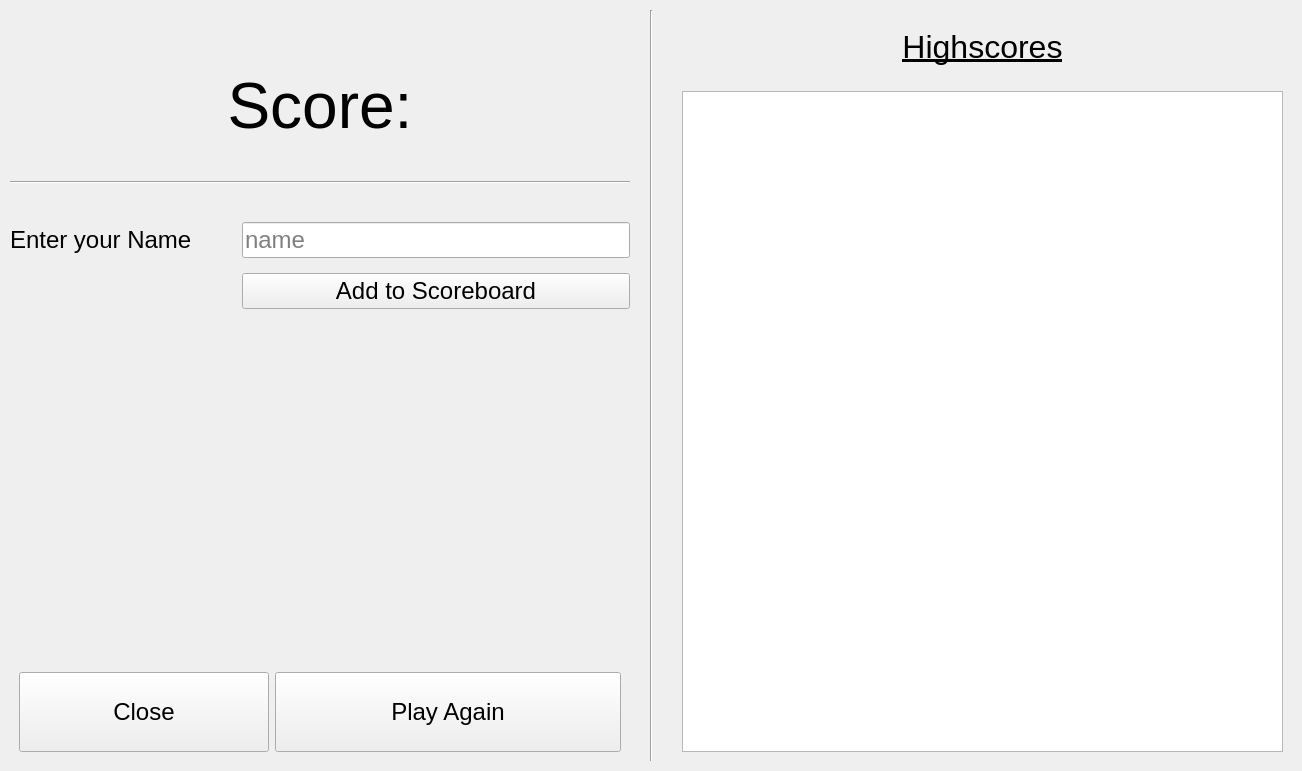
<?xml version="1.0" encoding="UTF-8"?>
<ui version="4.0">
 <class>GameOverWidget</class>
 <widget class="QWidget" name="GameOverWidget">
  <property name="geometry">
   <rect>
    <x>0</x>
    <y>0</y>
    <width>1302</width>
    <height>771</height>
   </rect>
  </property>
  <property name="windowTitle">
   <string>MenuWidget</string>
  </property>
  <layout class="QHBoxLayout" name="horizontalLayout_2">
   <property name="spacing">
    <number>20</number>
   </property>
   <property name="leftMargin">
    <number>10</number>
   </property>
   <property name="topMargin">
    <number>10</number>
   </property>
   <property name="rightMargin">
    <number>10</number>
   </property>
   <property name="bottomMargin">
    <number>10</number>
   </property>
   <item>
    <widget class="QWidget" name="widget_2" native="true">
     <property name="font">
      <font>
       <pointsize>18</pointsize>
      </font>
     </property>
     <layout class="QVBoxLayout" name="verticalLayout_2">
      <property name="spacing">
       <number>20</number>
      </property>
      <property name="leftMargin">
       <number>0</number>
      </property>
      <property name="topMargin">
       <number>0</number>
      </property>
      <property name="rightMargin">
       <number>0</number>
      </property>
      <property name="bottomMargin">
       <number>0</number>
      </property>
      <item>
       <spacer name="verticalSpacer">
        <property name="orientation">
         <enum>Qt::Vertical</enum>
        </property>
        <property name="sizeType">
         <enum>QSizePolicy::Fixed</enum>
        </property>
        <property name="sizeHint" stdset="0">
         <size>
          <width>20</width>
          <height>60</height>
         </size>
        </property>
       </spacer>
      </item>
      <item>
       <widget class="QLabel" name="scoreLabel">
        <property name="font">
         <font>
          <pointsize>48</pointsize>
          <italic>false</italic>
          <underline>false</underline>
         </font>
        </property>
        <property name="text">
         <string>Score:</string>
        </property>
        <property name="alignment">
         <set>Qt::AlignCenter</set>
        </property>
       </widget>
      </item>
      <item>
       <widget class="Line" name="line_2">
        <property name="sizePolicy">
         <sizepolicy hsizetype="Minimum" vsizetype="Expanding">
          <horstretch>0</horstretch>
          <verstretch>0</verstretch>
         </sizepolicy>
        </property>
        <property name="maximumSize">
         <size>
          <width>16777215</width>
          <height>40</height>
         </size>
        </property>
        <property name="baseSize">
         <size>
          <width>0</width>
          <height>0</height>
         </size>
        </property>
        <property name="orientation">
         <enum>Qt::Horizontal</enum>
        </property>
       </widget>
      </item>
      <item>
       <layout class="QFormLayout" name="formLayout">
        <property name="horizontalSpacing">
         <number>50</number>
        </property>
        <property name="verticalSpacing">
         <number>15</number>
        </property>
        <item row="0" column="0">
         <widget class="QLabel" name="nameLabel">
          <property name="text">
           <string>Enter your Name</string>
          </property>
         </widget>
        </item>
        <item row="1" column="1">
         <widget class="QPushButton" name="nameButton">
          <property name="maximumSize">
           <size>
            <width>16777215</width>
            <height>16777215</height>
           </size>
          </property>
          <property name="text">
           <string>Add to Scoreboard</string>
          </property>
         </widget>
        </item>
        <item row="0" column="1">
         <widget class="QLineEdit" name="nameInput">
          <property name="sizePolicy">
           <sizepolicy hsizetype="Minimum" vsizetype="Fixed">
            <horstretch>0</horstretch>
            <verstretch>0</verstretch>
           </sizepolicy>
          </property>
          <property name="maximumSize">
           <size>
            <width>16777215</width>
            <height>16777215</height>
           </size>
          </property>
          <property name="inputMask">
           <string/>
          </property>
          <property name="text">
           <string/>
          </property>
          <property name="placeholderText">
           <string>name</string>
          </property>
         </widget>
        </item>
       </layout>
      </item>
      <item>
       <spacer name="verticalSpacer_3">
        <property name="orientation">
         <enum>Qt::Vertical</enum>
        </property>
        <property name="sizeHint" stdset="0">
         <size>
          <width>20</width>
          <height>40</height>
         </size>
        </property>
       </spacer>
      </item>
      <item>
       <widget class="QWidget" name="widget" native="true">
        <layout class="QHBoxLayout" name="horizontalLayout">
         <item>
          <widget class="QPushButton" name="exitButton">
           <property name="sizePolicy">
            <sizepolicy hsizetype="Minimum" vsizetype="Fixed">
             <horstretch>0</horstretch>
             <verstretch>0</verstretch>
            </sizepolicy>
           </property>
           <property name="minimumSize">
            <size>
             <width>250</width>
             <height>80</height>
            </size>
           </property>
           <property name="font">
            <font>
             <pointsize>18</pointsize>
            </font>
           </property>
           <property name="styleSheet">
            <string notr="true"/>
           </property>
           <property name="text">
            <string>Close</string>
           </property>
          </widget>
         </item>
         <item>
          <widget class="QPushButton" name="playAgainButton">
           <property name="sizePolicy">
            <sizepolicy hsizetype="Expanding" vsizetype="Fixed">
             <horstretch>0</horstretch>
             <verstretch>0</verstretch>
            </sizepolicy>
           </property>
           <property name="minimumSize">
            <size>
             <width>0</width>
             <height>80</height>
            </size>
           </property>
           <property name="styleSheet">
            <string notr="true"/>
           </property>
           <property name="text">
            <string>Play Again</string>
           </property>
          </widget>
         </item>
        </layout>
       </widget>
      </item>
     </layout>
    </widget>
   </item>
   <item>
    <widget class="Line" name="line">
     <property name="styleSheet">
      <string notr="true">color:rgb(94, 92, 100)</string>
     </property>
     <property name="orientation">
      <enum>Qt::Vertical</enum>
     </property>
    </widget>
   </item>
   <item>
    <widget class="QWidget" name="widget_3" native="true">
     <layout class="QVBoxLayout" name="verticalLayout_3">
      <item>
       <spacer name="verticalSpacer_6">
        <property name="orientation">
         <enum>Qt::Vertical</enum>
        </property>
        <property name="sizeType">
         <enum>QSizePolicy::Fixed</enum>
        </property>
        <property name="sizeHint" stdset="0">
         <size>
          <width>20</width>
          <height>10</height>
         </size>
        </property>
       </spacer>
      </item>
      <item>
       <widget class="QLabel" name="label">
        <property name="font">
         <font>
          <pointsize>24</pointsize>
          <underline>true</underline>
         </font>
        </property>
        <property name="text">
         <string>Highscores</string>
        </property>
        <property name="alignment">
         <set>Qt::AlignCenter</set>
        </property>
       </widget>
      </item>
      <item>
       <spacer name="verticalSpacer_7">
        <property name="orientation">
         <enum>Qt::Vertical</enum>
        </property>
        <property name="sizeType">
         <enum>QSizePolicy::Fixed</enum>
        </property>
        <property name="sizeHint" stdset="0">
         <size>
          <width>20</width>
          <height>20</height>
         </size>
        </property>
       </spacer>
      </item>
      <item>
       <widget class="QTableWidget" name="tableWidget">
        <property name="sizePolicy">
         <sizepolicy hsizetype="MinimumExpanding" vsizetype="Expanding">
          <horstretch>0</horstretch>
          <verstretch>0</verstretch>
         </sizepolicy>
        </property>
        <property name="font">
         <font>
          <pointsize>18</pointsize>
         </font>
        </property>
        <property name="styleSheet">
         <string notr="true"/>
        </property>
       </widget>
      </item>
     </layout>
    </widget>
   </item>
  </layout>
 </widget>
 <resources/>
 <connections/>
</ui>
